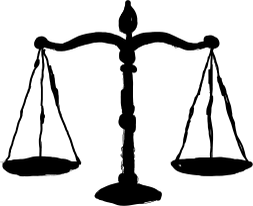
#> input picture assets/avaria_balanca.png, 253 x 206 px
$ python -i zpl.py   (imports and definitions only)
#> lines starting #> are read from the running program, lines starting #| are printed output that depends on the picture; after the words box and inside, x2 and y2 are one past the last pixel; in counts of white or black regions, pixels touching at a corner belong together
#> further down, picture is the input picture: PIL image 253x206 L; min 0, max 255, mean 208.5
# -*- coding: utf-8 -*-
"""Modo rápido para impressoras Zebra (ou compatíveis com ZPL): manda a etiqueta pronta direto, sem passar pelo driver gráfico."""
from PIL import ImageOps


def etiqueta_zpl(img, copias=1):
    """Imagem 1 bit (preto = 0) -> comando ZPL (^GFA, hexadecimal) no tamanho exato da imagem."""
#> called with copias = 1
    W, H = img.size
#> W = 253; H = 206
    pb = ImageOps.invert(img.convert("L")).point(lambda p: 255 if p > 127 else 0).convert("1")   # bit 1 = ponto preto
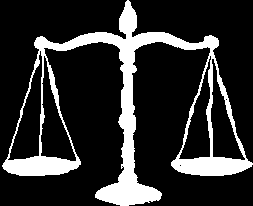
#> pb: PIL image 253x206 1; 18.3% white; 1 white region, box (x1, y1, x2, y2) and area: (2, 0, 253, 206) 9557
    linha = (W + 7) // 8
#> linha = 32
    dados = pb.tobytes().hex().upper()
    total = linha * H
#> total = 6592
    return (f"^XA^CI28^PW{W}^LL{H}^LH0,0^PQ{max(1, int(copias))}"
            f"^FO0,0^GFA,{total},{total},{linha},{dados}^FS^XZ\n").encode("ascii")


def trabalho_zpl(imagens):
    return b"".join(etiqueta_zpl(i) for i in imagens)


def decodifica(zpl_bytes):
    """Só para testes: volta do ZPL (^GFA) para a imagem."""
    from PIL import Image
    import re
    out = []
    for m in re.finditer(rb"\^PW(\d+)\^LL(\d+).*?\^GFA,(\d+),\d+,(\d+),([0-9A-F]+)\^FS", zpl_bytes, re.S):
        W, H, total, linha, dados = int(m.group(1)), int(m.group(2)), int(m.group(3)), int(m.group(4)), m.group(5)
        raw = bytes.fromhex(dados.decode())
        assert len(raw) == total == linha * H
        im = Image.frombytes("1", (linha * 8, H), raw).crop((0, 0, W, H))
        out.append(ImageOps.invert(im.convert("L")).point(lambda p: 255 if p > 127 else 0).convert("1"))
    return out

>>> from PIL import Image
>>> picture = Image.open('assets/avaria_balanca.png')
>>> result = etiqueta_zpl(picture)

$ run again, on assets/avaria_proibido.png
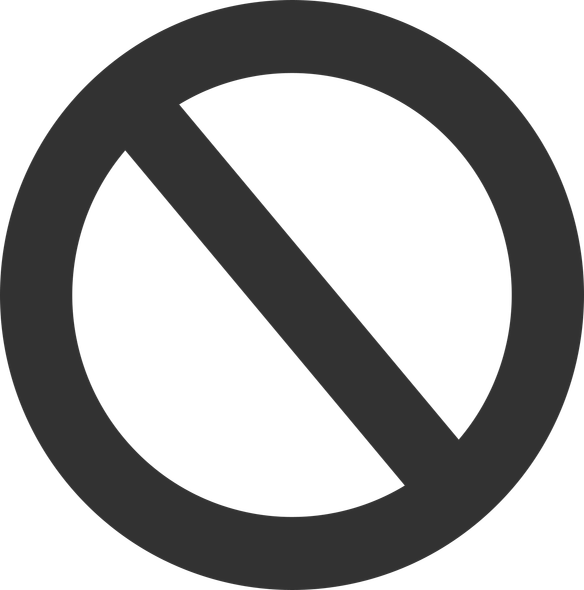
#> input picture assets/avaria_proibido.png, 584 x 590 px
#> picture is the input picture: PIL image 584x590 L; min 50, max 255, mean 166.6
#> in etiqueta_zpl, `pb = ImageOps.invert(img.convert("L")).point(lambda p: 255 if p > 127 ..`:
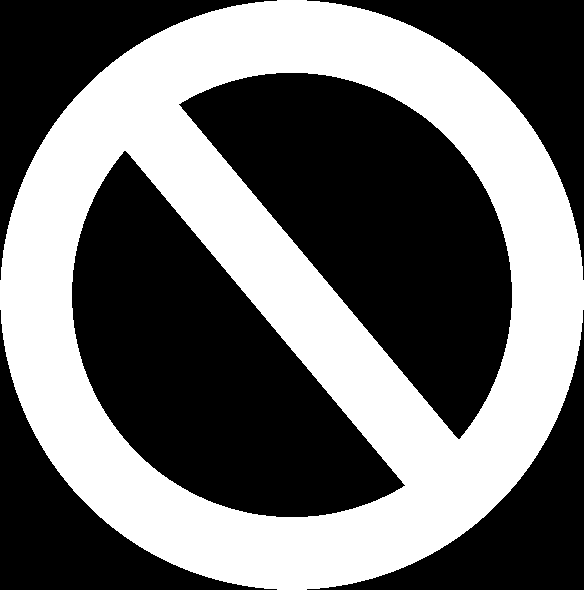
#> pb: PIL image 584x590 1; 43% white; 1 white region, box (x1, y1, x2, y2) and area: (0, 0, 584, 590) 148078
